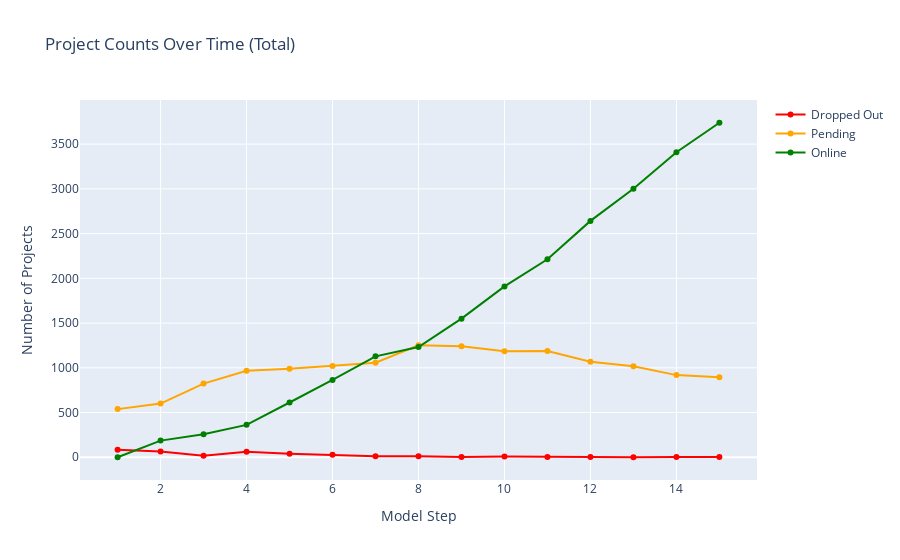
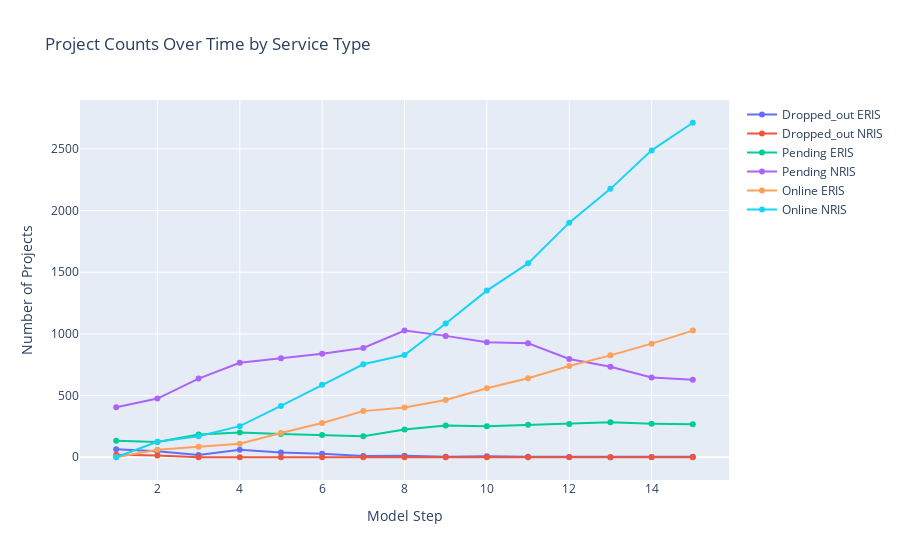
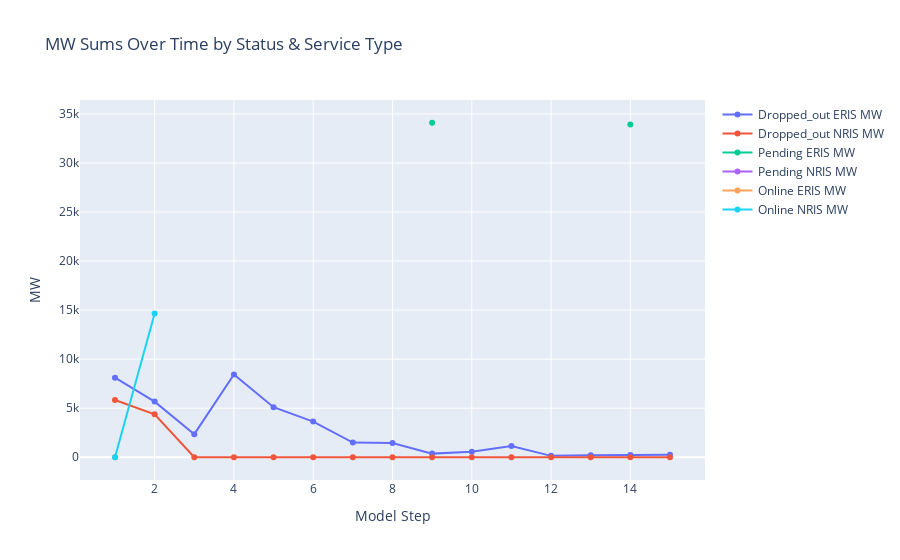
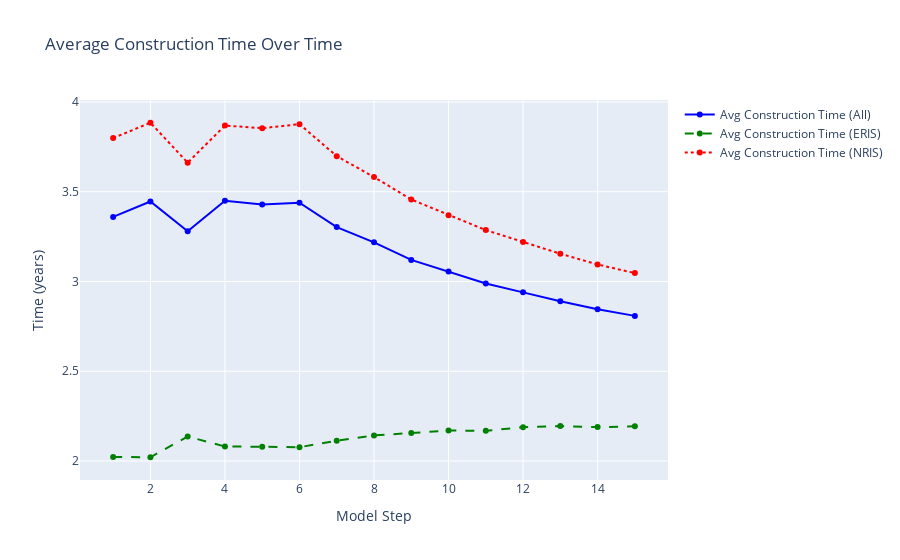

The cell these charts' notebook holds for them, in order:
### Code cell
import pandas as pd
import plotly.graph_objects as go

# Load your CSV with model-level summaries
df = pd.read_csv("model_round_summary.csv")

# -------------------------------
# 1. Counts: dropped_out, pending, online (total)
fig_counts_total = go.Figure()
fig_counts_total.add_trace(go.Scatter(
    x=df['model_step'],
    y=df['dropped_out_count'],
    mode='lines+markers',
    name='Dropped Out',
    line=dict(color='red')
))
fig_counts_total.add_trace(go.Scatter(
    x=df['model_step'],
    y=df['pending_count'],
    mode='lines+markers',
    name='Pending',
    line=dict(color='orange')
))
fig_counts_total.add_trace(go.Scatter(
    x=df['model_step'],
    y=df['online_count'],
    mode='lines+markers',
    name='Online',
    line=dict(color='green')
))
fig_counts_total.update_layout(
    title="Project Counts Over Time (Total)",
    xaxis_title="Model Step",
    yaxis_title="Number of Projects"
)
fig_counts_total.show()

# -------------------------------
# 2. Counts by service type
status_types = ['dropped_out', 'pending', 'online']
service_types = ['eris', 'nris']

fig_counts_service = go.Figure()
for status in status_types:
    for service in service_types:
        col_name = f"{status}_{service}_count"
        fig_counts_service.add_trace(go.Scatter(
            x=df['model_step'],
            y=df[col_name],
            mode='lines+markers',
            name=f"{status.capitalize()} {service.upper()}",
        ))
fig_counts_service.update_layout(
    title="Project Counts Over Time by Service Type",
    xaxis_title="Model Step",
    yaxis_title="Number of Projects"
)
fig_counts_service.show()

# -------------------------------
# 3. MW by status & service type
fig_mw_service = go.Figure()
for status in status_types:
    for service in service_types:
        col_name = f"{status}_{service}_mw"
        fig_mw_service.add_trace(go.Scatter(
            x=df['model_step'],
            y=df[col_name],
            mode='lines+markers',
            name=f"{status.capitalize()} {service.upper()} MW",
        ))
fig_mw_service.update_layout(
    title="MW Sums Over Time by Status & Service Type",
    xaxis_title="Model Step",
    yaxis_title="MW"
)
fig_mw_service.show()

# -------------------------------

# -------------------------------
# 5. Construction Times
fig_construction = go.Figure()
fig_construction.add_trace(go.Scatter(
    x=df['model_step'],
    y=df['avg_construction_time'],
    mode='lines+markers',
    name='Avg Construction Time (All)',
    line=dict(color='blue')
))
fig_construction.add_trace(go.Scatter(
    x=df['model_step'],
    y=df['avg_construction_time_eris'],
    mode='lines+markers',
    name='Avg Construction Time (ERIS)',
    line=dict(color='green', dash='dash')
))
fig_construction.add_trace(go.Scatter(
    x=df['model_step'],
    y=df['avg_construction_time_nris'],
    mode='lines+markers',
    name='Avg Construction Time (NRIS)',
    line=dict(color='red', dash='dot')
))
fig_construction.update_layout(
    title="Average Construction Time Over Time",
    xaxis_title="Model Step",
    yaxis_title="Time (years)"
)
fig_construction.show()

# -------------------------------
# 6. Study Times
fig_study = go.Figure()
fig_study.add_trace(go.Scatter(
    x=df['model_step'],
    y=df['study_time_all'],
    mode='lines+markers',
    name='Avg Study Time (All)',
    line=dict(color='cyan')
))
fig_study.add_trace(go.Scatter(
    x=df['model_step'],
    y=df['study_time_eris'],
    mode='lines+markers',
    name='Avg Study Time (ERIS)',
    line=dict(color='lime', dash='dash')
))
fig_study.add_trace(go.Scatter(
    x=df['model_step'],
    y=df['study_time_nris'],
    mode='lines+markers',
    name='Avg Study Time (NRIS)',
    line=dict(color='magenta', dash='dot')
))
fig_study.update_layout(
    title="Average Study Time Over Time",
    xaxis_title="Model Step",
    yaxis_title="Time (years)"
)
fig_study.show()

# 7. Assigned Costs
fig_assigned_cost = go.Figure()
fig_assigned_cost.add_trace(go.Scatter(
    x=df['model_step'],
    y=df['nu_all_avg'],
    mode='lines+markers',
    name='Avg Assigned Cost (All)',
    line=dict(color='blue')
))
fig_assigned_cost.add_trace(go.Scatter(
    x=df['model_step'],
    y=df['nu_eris_avg'],
    mode='lines+markers',
    name='Avg Assigned Cost (ERIS)',
    line=dict(color='green', dash='dash')
))
fig_assigned_cost.add_trace(go.Scatter(
    x=df['model_step'],
    y=df['nu_nris_avg'],
    mode='lines+markers',
    name='Avg Assigned Cost (NRIS)',
    line=dict(color='red', dash='dot')
))
fig_assigned_cost.update_layout(
    title="Average Assigned Cost Over Time",
    xaxis_title="Model Step",
    yaxis_title="Cost (currency units)",  # adjust as needed
    template="plotly_white"
)
fig_assigned_cost.show()

#Capacity Price

fig_capacity = go.Figure()
fig_capacity.add_trace(go.Scatter(
    x=df['model_step'],
    y=df['capacity_price'],
    mode='lines+markers',
    name='Capacity Price',
    line=dict(color='blue')
))

fig_capacity.update_layout(
    title="Capacity Price Over Time",
    xaxis_title="Model Step",
    yaxis_title="$/MW-day",  # adjust as needed
    template="plotly_white"
)
fig_capacity.show()

#SMEC
fig_smec = go.Figure()
fig_smec.add_trace(go.Scatter(
    x=df['model_step'],
    y=df['system_marginal_energy_price'],
    mode='lines+markers',
    name='SMEC',
    line=dict(color='blue')
))

fig_smec.update_layout(
    title="SMEC Over Time",
    xaxis_title="Model Step",
    yaxis_title="$/MWh",  # adjust as needed
    template="plotly_white"
)
fig_smec.show()

### Figure 1 — Plotly figure (JSON) as saved in the notebook; plotly's stock layout.template omitted (floating-point values rounded to 4 significant figures)
{"data": [{"line": {"color": "red"}, "mode": "lines+markers", "name": "Dropped Out", "type": "scatter", "x": [1, 2, 3, 4, 5, 6, 7, 8, 9, 10, 11, 12, 13, 14, 15], "y": [84, 63, 18, 61, 38, 28, 11, 12, 4, 8, 4, 3, 1, 3, 4]}, {"line": {"color": "orange"}, "mode": "lines+markers", "name": "Pending", "type": "scatter", "x": [1, 2, 3, 4, 5, 6, 7, 8, 9, 10, 11, 12, 13, 14, 15], "y": [538, 600, 823, 967, 990, 1021, 1057, 1252, 1242, 1184, 1188, 1067, 1017, 918, 895]}, {"line": {"color": "green"}, "mode": "lines+markers", "name": "Online", "type": "scatter", "x": [1, 2, 3, 4, 5, 6, 7, 8, 9, 10, 11, 12, 13, 14, 15], "y": [0, 186, 256, 362, 612, 864, 1128, 1232, 1549, 1910, 2213, 2642, 3002, 3409, 3739]}], "layout": {"title": {"text": "Project Counts Over Time (Total)"}, "xaxis": {"title": {"text": "Model Step"}}, "yaxis": {"title": {"text": "Number of Projects"}}}}

### Figure 2 — Plotly figure (JSON) as saved in the notebook; plotly's stock layout.template omitted (floating-point values rounded to 4 significant figures)
{"data": [{"mode": "lines+markers", "name": "Dropped_out ERIS", "type": "scatter", "x": [1, 2, 3, 4, 5, 6, 7, 8, 9, 10, 11, 12, 13, 14, 15], "y": [64, 48, 18, 61, 38, 28, 11, 12, 4, 8, 4, 3, 1, 3, 4]}, {"mode": "lines+markers", "name": "Dropped_out NRIS", "type": "scatter", "x": [1, 2, 3, 4, 5, 6, 7, 8, 9, 10, 11, 12, 13, 14, 15], "y": [20, 15, 0, 0, 0, 0, 0, 0, 0, 0, 0, 0, 0, 0, 0]}, {"mode": "lines+markers", "name": "Pending ERIS", "type": "scatter", "x": [1, 2, 3, 4, 5, 6, 7, 8, 9, 10, 11, 12, 13, 14, 15], "y": [133, 124, 185, 201, 188, 181, 171, 225, 258, 252, 264, 270, 283, 272, 267]}, {"mode": "lines+markers", "name": "Pending NRIS", "type": "scatter", "x": [1, 2, 3, 4, 5, 6, 7, 8, 9, 10, 11, 12, 13, 14, 15], "y": [405, 476, 638, 766, 802, 840, 886, 1027, 984, 932, 924, 797, 734, 646, 628]}, {"mode": "lines+markers", "name": "Online ERIS", "type": "scatter", "x": [1, 2, 3, 4, 5, 6, 7, 8, 9, 10, 11, 12, 13, 14, 15], "y": [0, 61, 85, 110, 196, 277, 374, 403, 464, 559, 641, 740, 826, 921, 1027]}, {"mode": "lines+markers", "name": "Online NRIS", "type": "scatter", "x": [1, 2, 3, 4, 5, 6, 7, 8, 9, 10, 11, 12, 13, 14, 15], "y": [0, 125, 171, 252, 416, 587, 754, 829, 1085, 1351, 1572, 1902, 2176, 2488, 2712]}], "layout": {"title": {"text": "Project Counts Over Time by Service Type"}, "xaxis": {"title": {"text": "Model Step"}}, "yaxis": {"title": {"text": "Number of Projects"}}}}

### Figure 3 — Plotly figure (JSON) as saved in the notebook; plotly's stock layout.template omitted (floating-point values rounded to 4 significant figures)
{"data": [{"mode": "lines+markers", "name": "Dropped_out ERIS MW", "type": "scatter", "x": [1, 2, 3, 4, 5, 6, 7, 8, 9, 10, 11, 12, 13, 14, 15], "y": [8107.0, 5673.0, 2353.0, 8431.0, 5098.0, 3639.0, 1498.0, 1445.0, 370.0, 572.1, 1140.0, 141.0, 200.0, 220.3, 258.4]}, {"mode": "lines+markers", "name": "Dropped_out NRIS MW", "type": "scatter", "x": [1, 2, 3, 4, 5, 6, 7, 8, 9, 10, 11, 12, 13, 14, 15], "y": [5830.0, 4377.0, 0.0, 0.0, 0.0, 0.0, 0.0, 0.0, 0.0, 0.0, 0.0, 0.0, 0.0, 0.0, 0.0]}, {"mode": "lines+markers", "name": "Pending ERIS MW", "type": "scatter", "x": [1, 2, 3, 4, 5, 6, 7, 8, 9, 10, 11, 12, 13, 14, 15], "y": [NaN, NaN, NaN, NaN, NaN, NaN, NaN, NaN, 34100.0, NaN, NaN, NaN, NaN, 33940.0, NaN]}, {"mode": "lines+markers", "name": "Pending NRIS MW", "type": "scatter", "x": [1, 2, 3, 4, 5, 6, 7, 8, 9, 10, 11, 12, 13, 14, 15], "y": [NaN, NaN, NaN, NaN, NaN, NaN, NaN, NaN, NaN, NaN, NaN, NaN, NaN, NaN, NaN]}, {"mode": "lines+markers", "name": "Online ERIS MW", "type": "scatter", "x": [1, 2, 3, 4, 5, 6, 7, 8, 9, 10, 11, 12, 13, 14, 15], "y": [0.0, NaN, NaN, NaN, NaN, NaN, NaN, NaN, NaN, NaN, NaN, NaN, NaN, NaN, NaN]}, {"mode": "lines+markers", "name": "Online NRIS MW", "type": "scatter", "x": [1, 2, 3, 4, 5, 6, 7, 8, 9, 10, 11, 12, 13, 14, 15], "y": [0.0, 14650.0, NaN, NaN, NaN, NaN, NaN, NaN, NaN, NaN, NaN, NaN, NaN, NaN, NaN]}], "layout": {"title": {"text": "MW Sums Over Time by Status & Service Type"}, "xaxis": {"title": {"text": "Model Step"}}, "yaxis": {"title": {"text": "MW"}}}}

### Figure 4 — Plotly figure (JSON) as saved in the notebook; plotly's stock layout.template omitted (floating-point values rounded to 4 significant figures)
{"data": [{"line": {"color": "blue"}, "mode": "lines+markers", "name": "Avg Construction Time (All)", "type": "scatter", "x": [1, 2, 3, 4, 5, 6, 7, 8, 9, 10, 11, 12, 13, 14, 15], "y": [3.36, 3.446, 3.28, 3.45, 3.428, 3.439, 3.303, 3.218, 3.12, 3.055, 2.989, 2.939, 2.89, 2.845, 2.808]}, {"line": {"color": "green", "dash": "dash"}, "mode": "lines+markers", "name": "Avg Construction Time (ERIS)", "type": "scatter", "x": [1, 2, 3, 4, 5, 6, 7, 8, 9, 10, 11, 12, 13, 14, 15], "y": [2.023, 2.021, 2.137, 2.081, 2.08, 2.077, 2.113, 2.143, 2.156, 2.17, 2.168, 2.188, 2.195, 2.189, 2.193]}, {"line": {"color": "red", "dash": "dot"}, "mode": "lines+markers", "name": "Avg Construction Time (NRIS)", "type": "scatter", "x": [1, 2, 3, 4, 5, 6, 7, 8, 9, 10, 11, 12, 13, 14, 15], "y": [3.799, 3.884, 3.662, 3.868, 3.854, 3.876, 3.698, 3.582, 3.457, 3.37, 3.286, 3.22, 3.154, 3.095, 3.047]}], "layout": {"title": {"text": "Average Construction Time Over Time"}, "xaxis": {"title": {"text": "Model Step"}}, "yaxis": {"title": {"text": "Time (years)"}}}}
